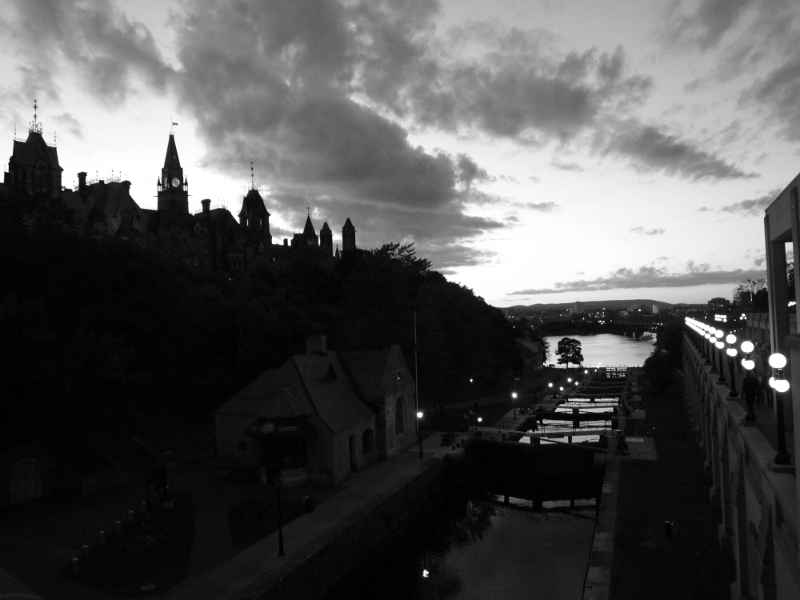
#> input picture 06/bildverbesserung/bild1.png, 800 x 600 px
$ python blatt06_4.py
#> lines starting #> are read from the running program, lines starting #| are printed output that depends on the picture
# -*- coding: utf-8 -*-

import numpy as np
import matplotlib.pyplot as plt
from skimage.io import imread
import math

"""

@author: Merle Hoffmann (7031673),
         Abdulssatar Khateb (6976879),
         Felix Swimmer (7162123)

Aufgabe 4 — Histogrammausgleich - 5 + 20 + 15 = 40 Punkte - Programmieraufgabe
Erlaubte (Sub-)Pakete: numpy, skimage.io, matplotlib, time
Zur Verbesserung des Kontrasts im Bild wurde in der Vorlesung der Histogrammausgleich (histogram
equalization) vorgestellt. Dieser Histogrammausgleich soll im Rahmen dieser Aufgabe implementiert und
auf verschiedene Bilder angewendet werden.
Hinweis: Bei allen Teilen dieser Aufgabe sollen zur Visualisierung der Bilder mit matplotlib.pyplot.
imshow() die Parameter vmin=0 und vmax=255 gesetzt werden (siehe auch Aufgabenblatt 4, Aufgabe
1).


1. Ladet euch das bildverbesserung.zip aus dem Moodle herunter und ladet die beiden Bilder
bild1.png und bild2.png in Python. Beide Bilder wurden bereits in Aufgabe 1 von Aufgabenblatt
4 so bearbeitet, dass der Kontrast verbessert wurde. Ermittelt für beide Bilder jeweils das
normierte Histogramm über die Funktion numpy.histogram(). Plottet zudem jeweils die Histogramme
mit Hilfe der Funktion matplotlib.pyplot.hist().
"""

plt.close('all')

bild1 = imread('bildverbesserung/bild1.png')
#> bild1 is the input picture: shape (600, 800); min 0, max 255, mean 82
histogram1 = np.histogram(bild1, bins = 256, range = (0,256), density = True)

bild2 = imread('bildverbesserung/bild2.png')
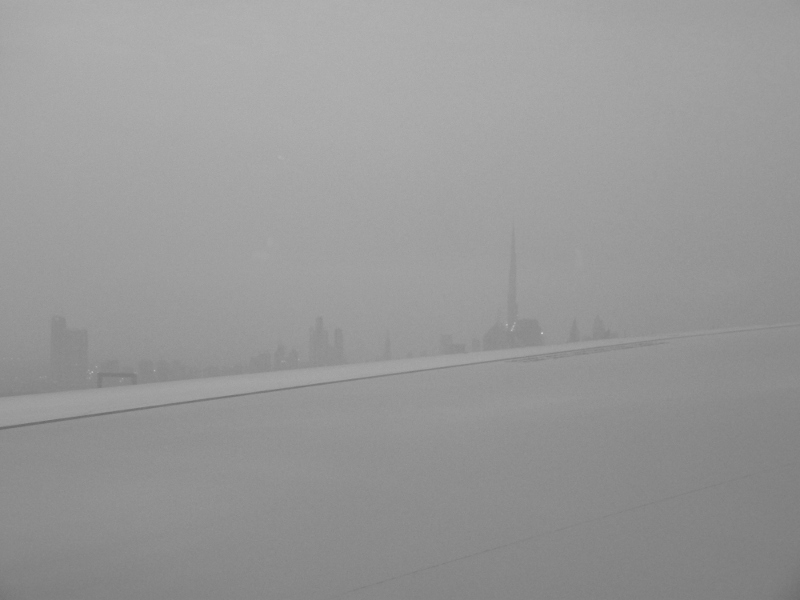
#> input picture 06/bildverbesserung/bild2.png, 800 x 600 px
#> bild2 is the input picture: shape (600, 800); min 106, max 203, mean 152.3
histogram2 = np.histogram(bild2, bins = 256, range = (0,256), density = True)

plt.figure(1)
plt.hist(bild1.flatten(), bins = 256, range = (0,256), density = True)
plt.hist(histogram1, bins = 256, range = (0,256), density = True)
#plt.imshow(bild1, cmap='gray', vmin=0, vmax=255)

plt.figure(2)
plt.hist(bild2.flatten(), bins = 256, range = (0,256), density = True)
plt.hist(histogram2, bins = 256, range = (0,256), density = True)
#plt.imshow(bild2, cmap='gray', vmin=0, vmax=255)


"""
2. Implementiert nun selbst eine Funktion, die auf einem Bild einen Histogrammausgleich durchführt
(nutzt nicht die Funktion skimage.exposure.equalize_hist()). Verwendet dazu das normierte
Histogramm und berechnet euch die Transformationsfunktion T(rk) für jeden Grauwert nach der
Formel aus der Vorlesung. Die Transformationsfunktion selbst kann beispielsweise als 1D-Array
oder Liste gehalten werden, wobei der Listen- bzw. Arrayindex dem x-Wert und der Listen- bzw.
Arrayeintrag dem y-Wert der Transformationsfunktion entspricht. Achtet darauf, dass das Ergebnis
am Ende wieder im Bereich 0; 1; 2; : : : ; 255 liegen muss. Wendet euren Histogrammausgleich
auf die beiden Bilder bild1.png und bild2.png an. Erstellt und visualisiert erneut die jeweiligen
normierten Histogramme. Was hat sich verändert? Zeigt auch die jeweiligen Ergebnisbilder an.
"""


def EqualizeHistogram(histogram, image):
    referenceHistogram = histogram
    transformFunc = np.array(range(0,256))
    #print(referenceHistogram[0][0] * 255)

    transformFunc[0] = referenceHistogram[0][0] * 255
    for i in range(1,256):
        transformFunc[i] = transformFunc[i-1] + referenceHistogram[0][i] * 255
        histogram[0][i] = transformFunc[i]
#> after the loop, transformFunc = 256 values from 0 to 130

    for x in range(image.shape[0]):
        for y in range(image.shape[1]):
            image[x,y] = transformFunc[image[x,y]]
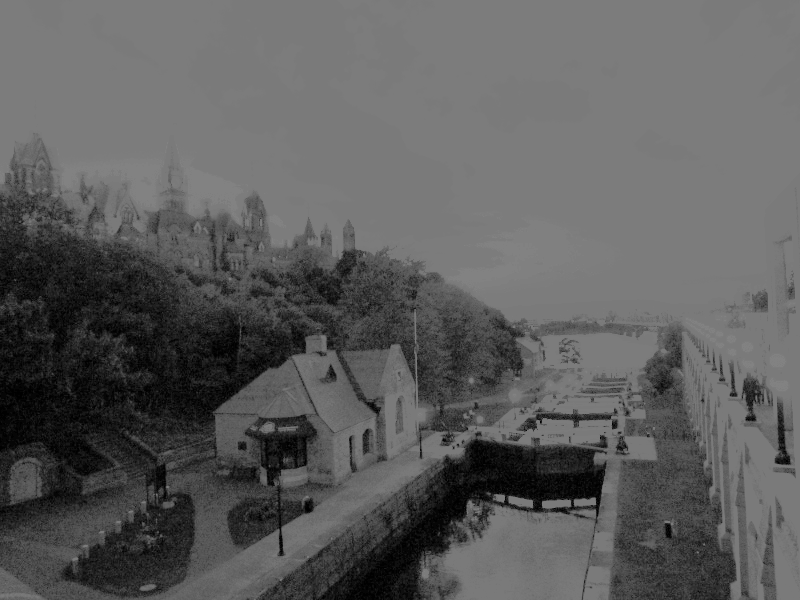
#> image: shape (600, 800); min 0, max 130, mean 92.9
    return transformFunc


plt.figure(3)
eq_bild1 = bild1.copy()
transformFunction1 = EqualizeHistogram(histogram1, eq_bild1)
#> transformFunction1 = 256 values from 0 to 130
plt.hist(histogram1, bins = 256, range = (0,256), density = True)

plt.figure(4)
eq_bild2 = bild2.copy()
transformFunction2 = EqualizeHistogram(histogram2, eq_bild2)
#> after the loop in EqualizeHistogram (call 2), `for i in range(1,256):`: transformFunc = 256 values from 0 to 228
#> after the loop in EqualizeHistogram (call 2), `for x in range(image.shape[0]):`:
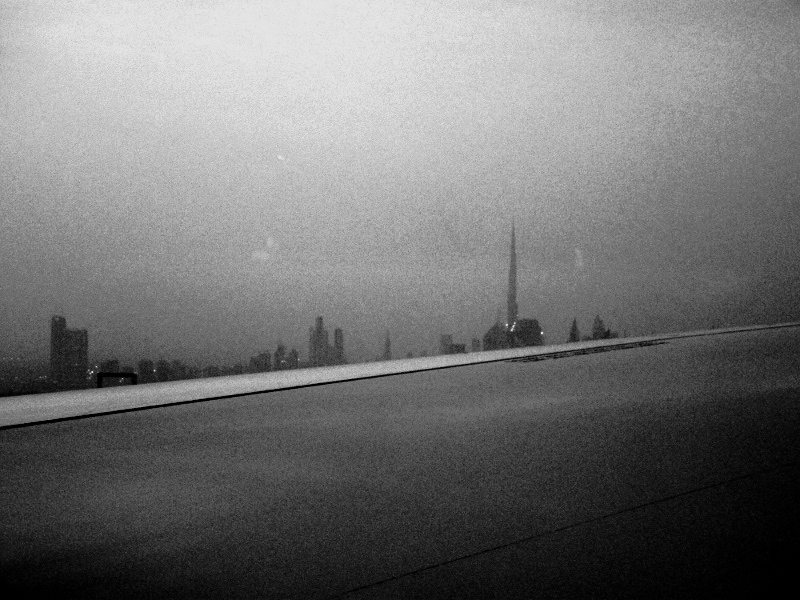
#> image: shape (600, 800); min 0, max 228, mean 114.5
#> transformFunction2 = 256 values from 0 to 228
plt.hist(histogram2, bins = 256, range = (0,256), density = True)

plt.figure(5)
plt.imshow(eq_bild1, cmap = 'gray')

plt.figure(6)
plt.imshow(eq_bild2, cmap = 'gray')


"""
3. Visualisiert nun die Transformationsfunktionen der beiden Bilder. Dazu könnt ihr die Transformationsfunktion
je Bild als weitere Rückgabe eurer Funktion zum Histogrammausgleich setzen. Das
Plotten selbst kann wie in folgendem Beispiel dann über die Funktion matplotlib.pyplot.plot
durchgeführt werden:

Vergleicht nun die Ergebnisse eures Histogrammausgleichs auf den Bildern bild1.png und bild2.png
mit dem Ergebnissen (ggf. der Musterlösung) aus Aufgabe 1 von Aufgabenblatt 4. Was fällt euch
auf? Vergleicht auch die Transformationsfunktionen mit den Intensitätstransformationen der Musterlösung
aus Aufgabe 1 von Aufgabenblatt 4.

Zum Vergleich bietet es sich an, die
jeweilige Transformationsfunktion sowie die jeweilige Intensitätstransformationen zu plotten und
die Kurvenformen zu vergleichen.
"""

def IntensityTransform1(image):
    return ((image ** 0.2) * (255 ** 0.8))
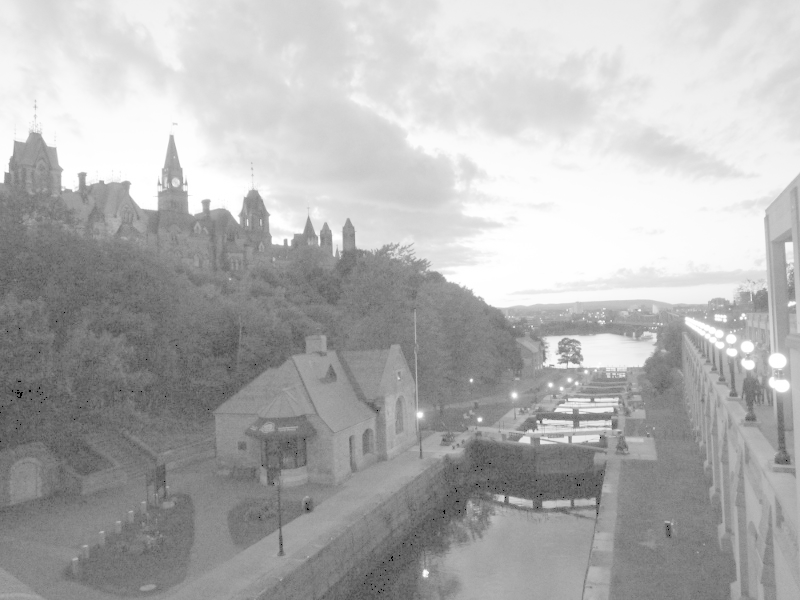
#> returned value: shape (600, 800) float64; min 0, max 255, mean 178; drawn with min black and max white

def IntensityTransform2(image):
    return (255 * (math.e ** (image/255) * 16 - 10))/ (1 + math.e ** (image/255) * 16 - 10)


plt.figure(7)
afterImage1 = IntensityTransform1(bild1)
plt.imshow(afterImage1, cmap = 'gray')

plt.figure(8)
afterImage2 = IntensityTransform2(bild2)
plt.imshow(afterImage2, cmap = 'gray')

plt.figure(9)
plt.plot(range(0,256), list(map(IntensityTransform1,range(0,256))))
plt.show()
#> figure, not shown here; tallest bar 0.0364 high, from x = 4 to 5; tallest bar 1 high, from x = 0.1 to 0.5; tallest bar 0.00778 high, from x = 255.5 to 255.9
#> figure, not shown here; tallest bar 0.0289 high, from x = 159 to 160; tallest bar 1 high, from x = 0.1 to 0.5; tallest bar 0.00778 high, from x = 255.5 to 255.9
#> figure, not shown here; tallest bar 0.461 high, from x = 124.1 to 124.5; tallest bar 0.00778 high, from x = 255.5 to 255.9
#> figure, not shown here; tallest bar 0.5 high, from x = 0.1 to 0.5; tallest bar 0.00778 high, from x = 255.5 to 255.9
#> figure, not shown here; curve peaks at x = 255, y = 255

plt.figure(10)
plt.plot(range(0,256), list(map(IntensityTransform2,range(0,256))))
plt.show()
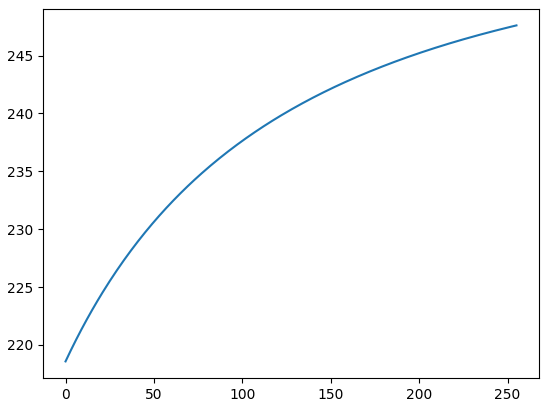
#> figure drawn by matplotlib, 1 panel; curve peaks at x = 255, y = 247.6

plt.figure(11)
plt.plot(range(len(transformFunction1)), transformFunction1)
plt.show()
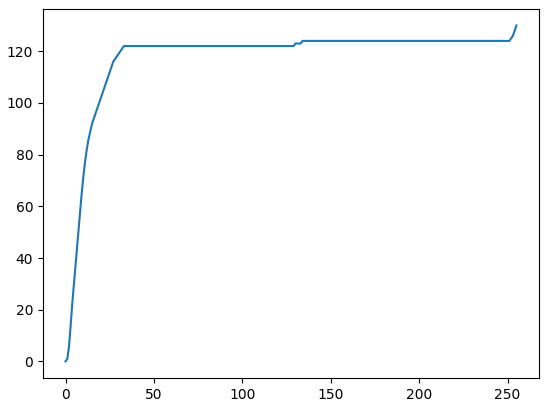
#> figure drawn by matplotlib, 1 panel; curve peaks at x = 255, y = 130

plt.figure(12)
plt.plot(range(len(transformFunction2)), transformFunction2)
plt.show()
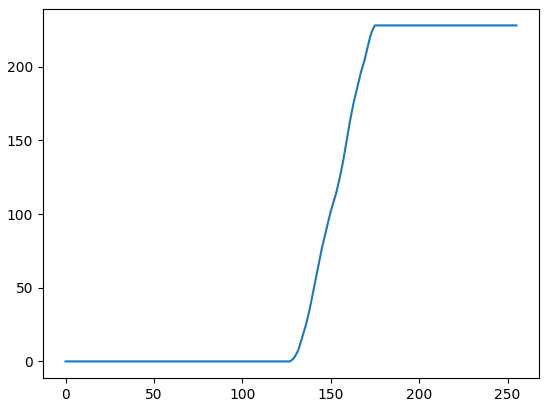
#> figure drawn by matplotlib, 1 panel; curve peaks at x = 175, y = 228
